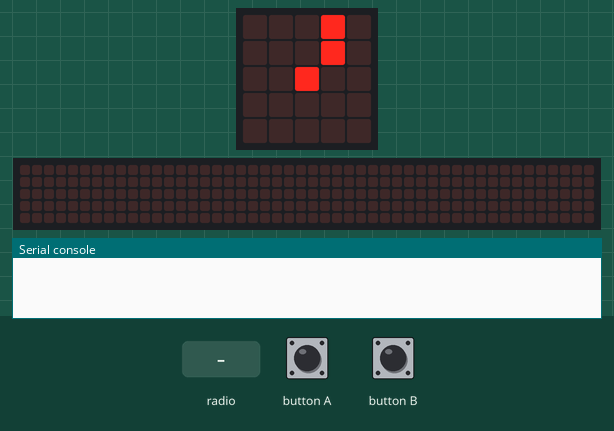
The program below on a simulated BBC micro:bit running MicroPython. Parts: the board's 5×5 LED display, a strip that is not on the board, showing the scrolling text unrolled, the last lines printed to the serial console. Inputs (shaded band) come from the test bench. No radio messages arrive unless stated (any console line starting 'radio sent:' is added by the test bench); the 48×5 strip is a reading aid, not a part: it shows the text the display is scrolling, unrolled, one strip-width of it at a time.

Above: at 1.6 s.
1.7 s: button A pressed for 0.15 s
At 2.7 s:
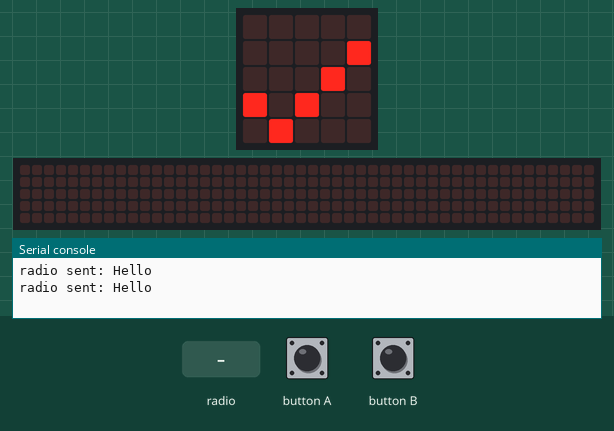
3.3 s: radio message "Hello" arrives
At 3.38 s:
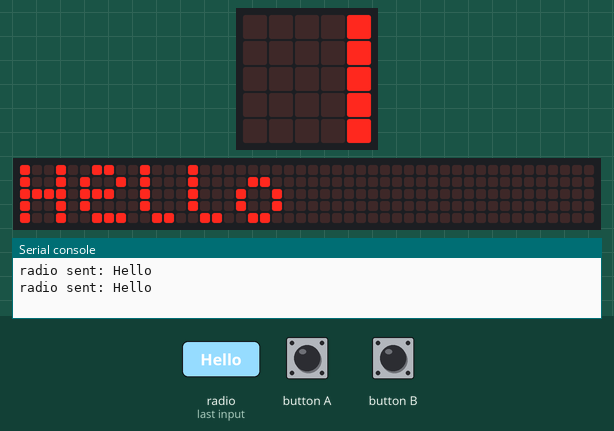
5.2 s: button B pressed for 3.2 s
At 7.8 s:
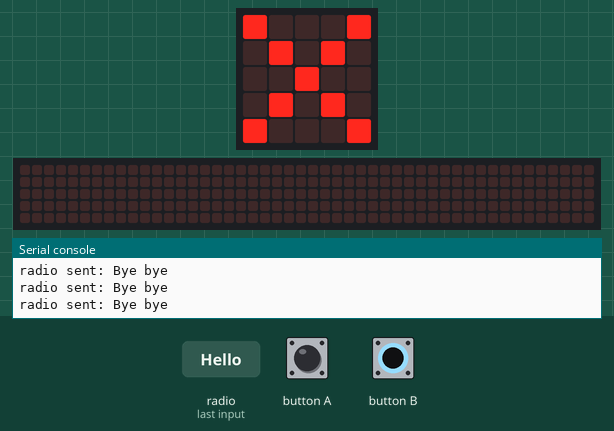
9.9 s: radio message "Bye bye" arrives
At 10.05 s:
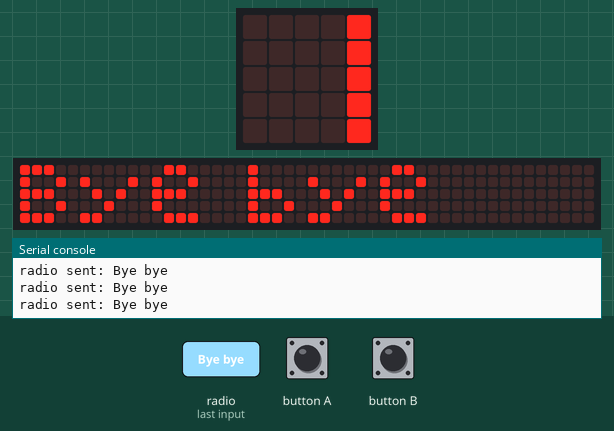
14.9 s: button A released
Timing chart, 0 to 17.9 s (numbered marks = the images above; inputs shaded):
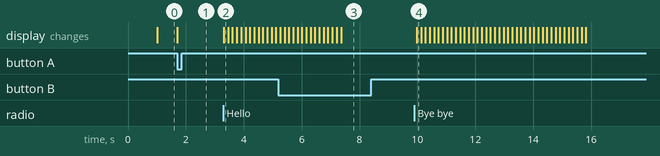

The program:

radio.py
```python
from microbit import *
import radio

radio.config(channel=68, power=7)
radio.on()
display.show(Image.ALL_CLOCKS, wait=False, loop=True, delay=1000)

while True:
    mensaje = radio.receive()
    if (mensaje is not None):
        display.scroll(str(mensaje))
    if (button_a.is_pressed()):
        radio.send('Hello')
        display.show(Image.YES)
    if (button_b.is_pressed()):
        radio.send('Bye bye')
        display.show(Image.NO)
    sleep(100)
```

Measured:
- after the input at 1.7 s, the display: changes at once (image 1)
- after the input at 3.3 s, the display: changes at once (image 2)
- after the input at 5.2 s, the display: first differs from a run without the input after 2.2 s (image 3)
- after the input at 9.9 s, the display: changes after 0.08 s (image 4)
